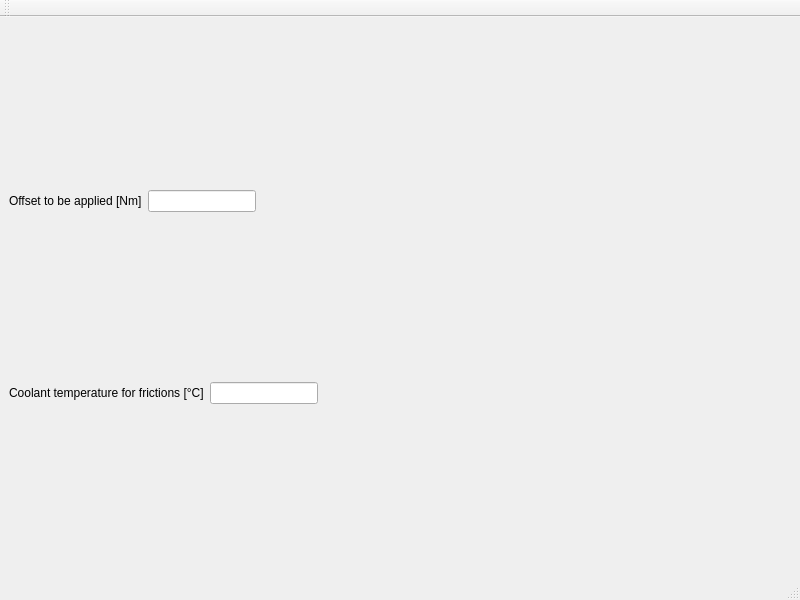
<?xml version="1.0" encoding="UTF-8"?>
<ui version="4.0">
 <class>GraphVerify</class>
 <widget class="QMainWindow" name="GraphVerify">
  <property name="geometry">
   <rect>
    <x>0</x>
    <y>0</y>
    <width>800</width>
    <height>600</height>
   </rect>
  </property>
  <property name="windowTitle">
   <string>MainWindow</string>
  </property>
  <widget class="QWidget" name="centralwidget">
   <layout class="QVBoxLayout" name="verticalLayout_2">
    <item>
     <layout class="QHBoxLayout" name="horizontalLayout_2">
      <item>
       <widget class="QLabel" name="label_2">
        <property name="text">
         <string>Offset to be applied [Nm]</string>
        </property>
       </widget>
      </item>
      <item>
       <widget class="QLineEdit" name="lineEdit_2">
        <property name="sizePolicy">
         <sizepolicy hsizetype="Minimum" vsizetype="Fixed">
          <horstretch>0</horstretch>
          <verstretch>0</verstretch>
         </sizepolicy>
        </property>
       </widget>
      </item>
      <item>
       <spacer name="horizontalSpacer_2">
        <property name="orientation">
         <enum>Qt::Horizontal</enum>
        </property>
        <property name="sizeHint" stdset="0">
         <size>
          <width>40</width>
          <height>20</height>
         </size>
        </property>
       </spacer>
      </item>
     </layout>
    </item>
    <item>
     <layout class="QHBoxLayout" name="horizontalLayout">
      <property name="sizeConstraint">
       <enum>QLayout::SetDefaultConstraint</enum>
      </property>
      <item>
       <widget class="QLabel" name="label">
        <property name="text">
         <string>Coolant temperature for frictions [°C]</string>
        </property>
       </widget>
      </item>
      <item>
       <widget class="QLineEdit" name="lineEdit">
        <property name="enabled">
         <bool>true</bool>
        </property>
        <property name="sizePolicy">
         <sizepolicy hsizetype="Minimum" vsizetype="Fixed">
          <horstretch>0</horstretch>
          <verstretch>0</verstretch>
         </sizepolicy>
        </property>
       </widget>
      </item>
      <item>
       <spacer name="horizontalSpacer">
        <property name="orientation">
         <enum>Qt::Horizontal</enum>
        </property>
        <property name="sizeHint" stdset="0">
         <size>
          <width>40</width>
          <height>20</height>
         </size>
        </property>
       </spacer>
      </item>
     </layout>
    </item>
    <item>
     <layout class="QVBoxLayout" name="verticalLayout"/>
    </item>
   </layout>
  </widget>
  <widget class="QMenuBar" name="menubar">
   <property name="geometry">
    <rect>
     <x>0</x>
     <y>0</y>
     <width>800</width>
     <height>21</height>
    </rect>
   </property>
  </widget>
  <widget class="QStatusBar" name="statusbar"/>
  <widget class="QToolBar" name="toolBar">
   <property name="windowTitle">
    <string>toolBar</string>
   </property>
   <attribute name="toolBarArea">
    <enum>TopToolBarArea</enum>
   </attribute>
   <attribute name="toolBarBreak">
    <bool>false</bool>
   </attribute>
  </widget>
 </widget>
 <resources/>
 <connections/>
</ui>
